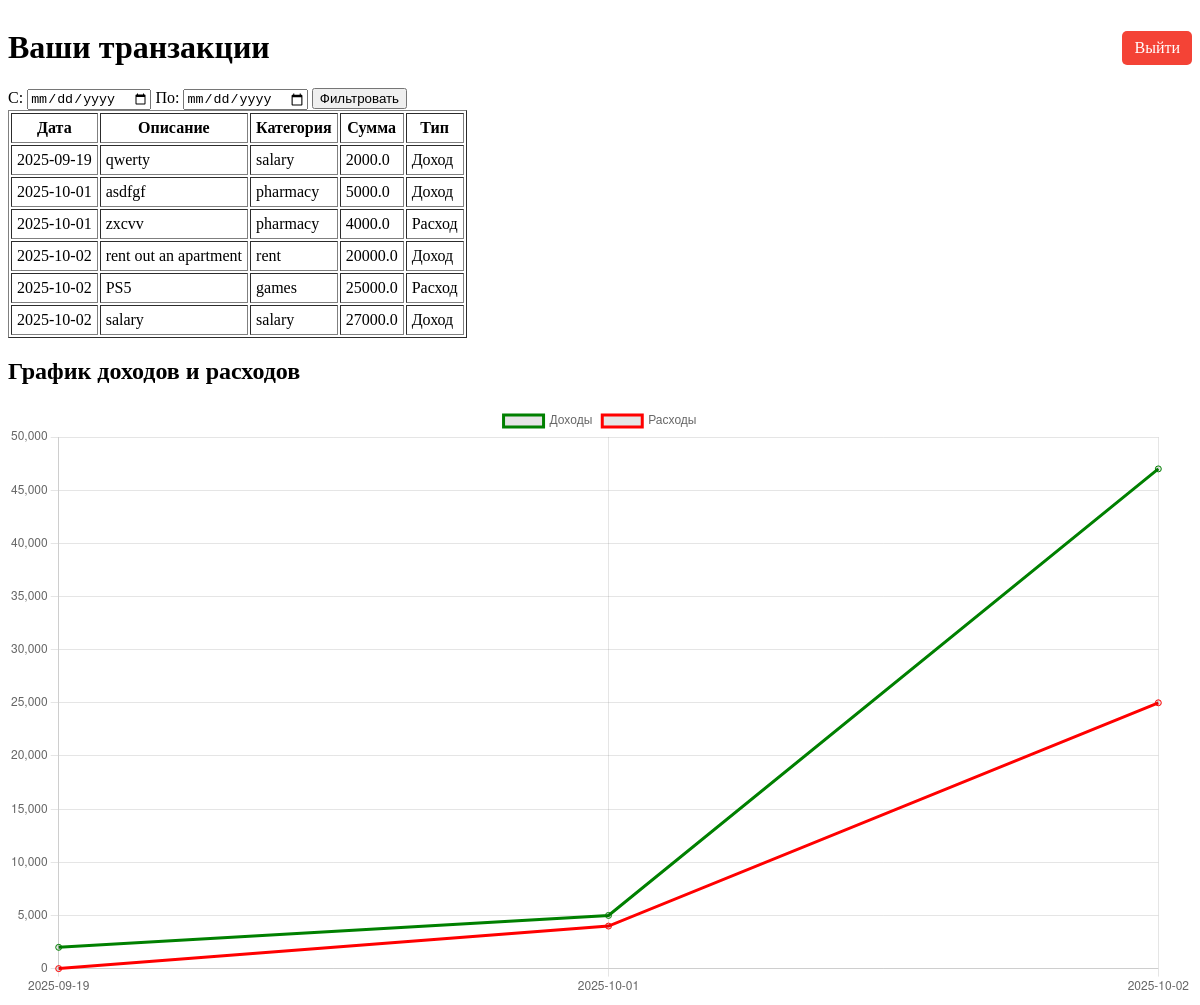
Page /user (signed in) on the earlier database version.
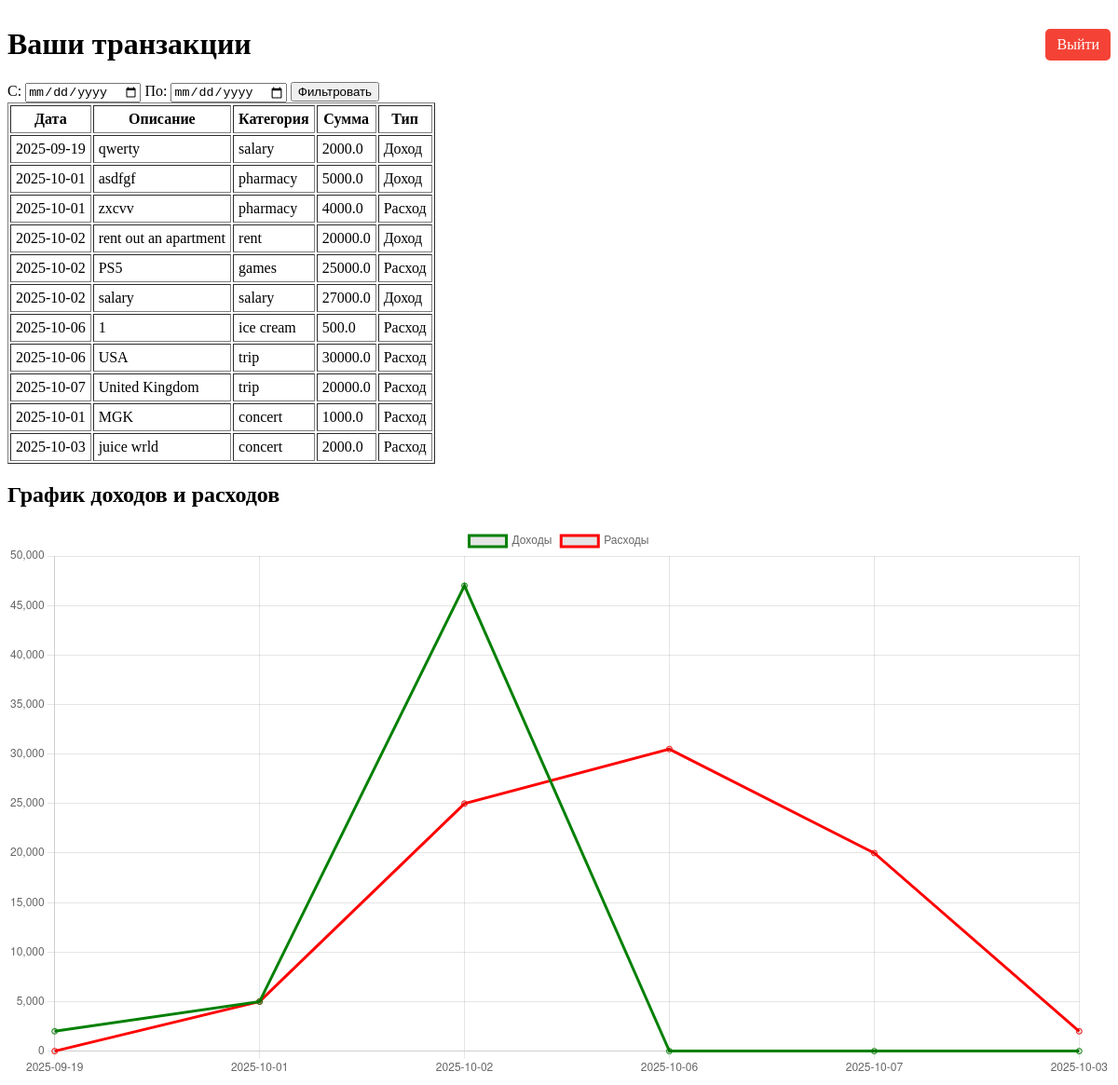
Same page on the later database version.
### models.py (models this page shows)
class Transaction(Base):
    __tablename__ = 'transaction'
    id = Column(Integer, primary_key=True)
    description = Column(String(100))
    category_id = Column(Integer, ForeignKey('category.id', ondelete='CASCADE'))
    owner_id = Column(Integer, ForeignKey('user.id', ondelete='CASCADE'))
    category_type = Column(Integer)
    date = Column(DateTime)
    amount = Column(REAL)
    category = relationship('Category')
    owner = relationship('User')

class Category(Base):
    __tablename__ = 'category'
    id = Column(Integer, primary_key=True)
    category_name = Column(String(50))
    owner_id = Column(Integer, ForeignKey('user.id', ondelete='CASCADE'))
    owner = relationship('User')

### app.py (the view)
@app.route('/user', methods=['GET'])
def user_handler():
    if 'user_id' not in session:
        return redirect('/login')
    date_from = request.args.get('date_from')
    date_to = request.args.get('date_to')
    query = select(models.Transaction).filter_by(owner_id=session['user_id'])
    if date_from:
        query = query.filter(models.Transaction.date >= datetime.strptime(date_from, '%Y-%m-%d'))
    if date_to:
        query = query.filter(models.Transaction.date <= datetime.strptime(date_to, '%Y-%m-%d'))
    transactions = db_session.execute(
        query.join(models.Category, models.Transaction.category_id == models.Category.id)
             .options(selectinload(models.Transaction.category))
    ).scalars().all()
    chart_data = {}
    for t in transactions:
        date_str = t.date.strftime("%Y-%m-%d")
        if date_str not in chart_data:
            chart_data[date_str] = {"income": 0, "spend": 0}
        if t.category_type == INCOME:
            chart_data[date_str]["income"] += t.amount
        else:
            chart_data[date_str]["spend"] += t.amount
    labels = list(chart_data.keys())
    incomes = [chart_data[d]["income"] for d in labels]
    spends = [chart_data[d]["spend"] for d in labels]
    return render_template(
        "user_dashboard.html",
        transactions=transactions,
        date_from=date_from,
        date_to=date_to,
        labels=labels,
        incomes=incomes,
        spends=spends
    )

### app.py (called while the page is built)
@app.teardown_appcontext
def shutdown_session(exception=None):
    db_session.remove()

### templates/user_dashboard.html (shortened to what this page needs)
<!DOCTYPE html>
<html lang="ru">
<head>
</head>
<body>
    <div style="display: flex; justify-content: space-between; align-items: center;">
        <h1>Ваши транзакции</h1>
        <a href="{{ url_for('logout') }}"
           style="padding: 8px 12px; background: #f44336; color: white; text-decoration: none; border-radius: 5px;">
           Выйти
        </a>
    </div>
    <form method="get" action="{{ url_for('user_handler') }}">
        <label>С:
            <input type="date" name="date_from" value="{{ date_from or '' }}">
        </label>
        <label>По:
            <input type="date" name="date_to" value="{{ date_to or '' }}">
        </label>
        <button type="submit">Фильтровать</button>
    </form>
    <table border="1" cellpadding="5">
        <tr>
            <th>Дата</th>
            <th>Описание</th>
            <th>Категория</th>
            <th>Сумма</th>
            <th>Тип</th>
        </tr>
        {% for t in transactions %}
        <tr>
            <td>{{ t.date.strftime("%Y-%m-%d") }}</td>
            <td>{{ t.description }}</td>
            <td>{{ t.category.category_name }}</td>
            <td>{{ t.amount }}</td>
            <td>
                {% if t.category_type == 1 %}
                    Расход
                {% else %}
                    Доход
                {% endif %}
            </td>
        </tr>
        {% else %}
        <tr>
            <td colspan="5">Нет транзакций за выбранный период</td>
        </tr>
        {% endfor %}
    </table>
    <h2>График доходов и расходов</h2>
    <canvas id="financeChart"></canvas>
    <script>
        const ctx = document.getElementById('financeChart').getContext('2d');
        new Chart(ctx, {
            type: 'line',
            data: {
                labels: {{ labels|tojson }},
                datasets: [
                    {
                        label: 'Доходы',
                        data: {{ incomes|tojson }},
                        borderColor: 'green',
                        fill: false
                    },
                    {
                        label: 'Расходы',
                        data: {{ spends|tojson }},
                        borderColor: 'red',
                        fill: false
                    }
                ]
            },
            options: {
                responsive: true,
                plugins: {
                    legend: {
                        position: 'top',
                    }
                },
                scales: {
                    y: {
                        beginAtZero: true
                    }
                }
            }
        });
    </script>
</body>
</html>

Differences in the rows shown:
added Transaction: date "2025-10-06", description "1", category.category_name "ice cream", amount "500.0", category_type "Расход"
added Transaction: date "2025-10-06", description "USA", category.category_name "trip", amount "30000.0", category_type "Расход"
added Transaction: date "2025-10-07", description "United Kingdom", category.category_name "trip", amount "20000.0", category_type "Расход"
added Transaction: date "2025-10-01", description "MGK", category.category_name "concert", amount "1000.0", category_type "Расход"
added Transaction: date "2025-10-03", description "juice wrld", category.category_name "concert", amount "2000.0", category_type "Расход"
Other differences:
chart data {{ labels|tojson }}: ["2025-09-19", "2025-10-01", "2025-10-02"] → ["2025-09-19", "2025-10-01", "2025-10-02", "2025-10-06", "2025-10-07", "2025-10-03"]
chart data {{ incomes|tojson }}: [2000.0, 5000.0, 47000.0] → [2000.0, 5000.0, 47000.0, 0, 0, 0]
chart data {{ spends|tojson }}: [0, 4000.0, 25000.0] → [0, 5000.0, 25000.0, 30500.0, 20000.0, 2000.0]
